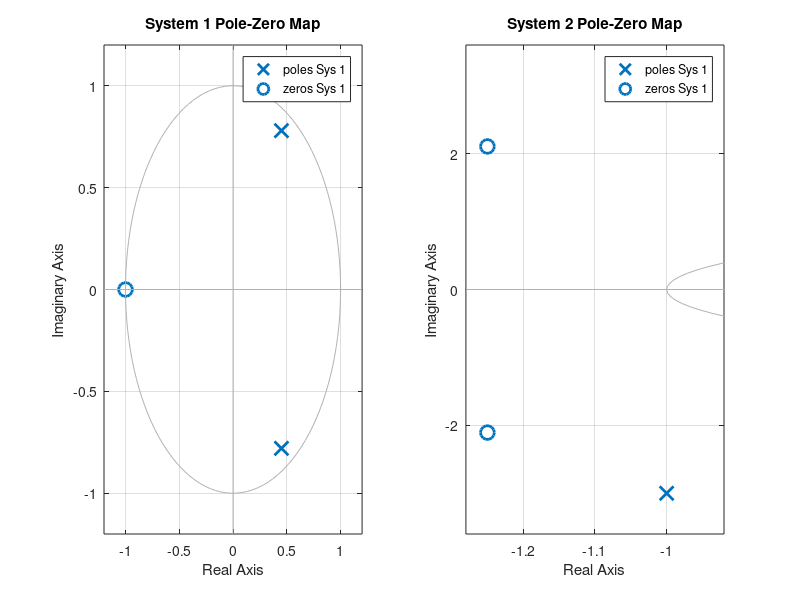

Source code (MATLAB):
% Task 2 MATLAB Code
b1 = [1 1]; a1 = [1 -0.9 0.81];
b2 = [2 5 12]; a2 = [1 2 10];

z1 = roots(b1); p1 = roots(a1);
z2 = roots(b2); p2 = roots(a2);

figure;
subplot(1,2,1); pzmap(tf(b1, a1, 1, 'Variable', 'z^-1')); title('System 1 Pole-Zero Map');
subplot(1,2,2); pzmap(tf(b2, a2, 1, 'Variable', 'z^-1')); title('System 2 Pole-Zero Map');
